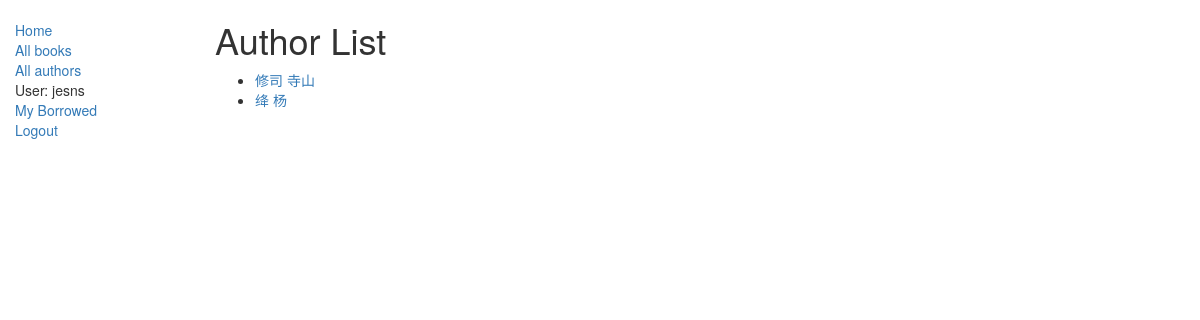
Page /catalog/authors/ (signed in) on the earlier database version.
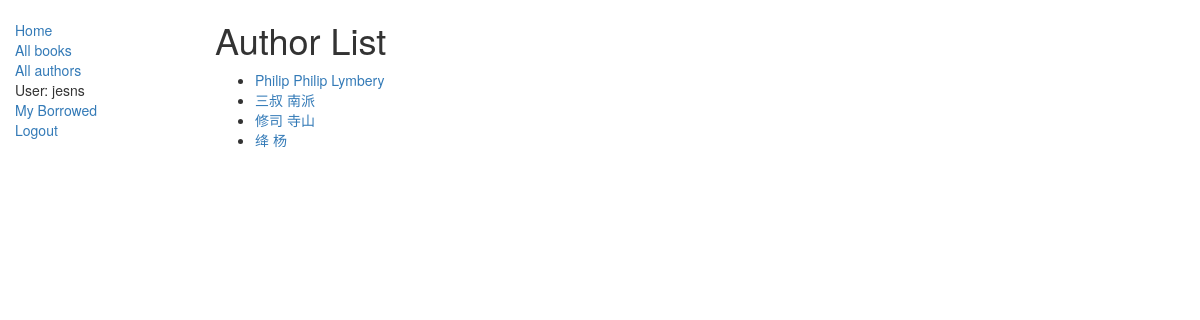
Same page on the later database version.
### catalog/models.py (models this page shows, shortened)
class Author(models.Model):
    first_name = models.CharField(max_length=100)
    last_name = models.CharField(max_length=100)
    date_of_birth = models.DateField(null=True, blank=True)
    date_of_death = models.DateField('died', null=True, blank=True)
    class Meta:
        ordering = ['last_name', 'first_name']
    def get_absolute_url(self):
        return reverse('author-detail', args=[str(self.id)])

### catalog/views.py (the view)
# urls.py: path('authors/', views.AuthorListView.as_view(), name='authors'),
class AuthorListView(generic.ListView):
    model = Author

### catalog/templates/catalog/author_list.html
{% extends "base_generic.html" %}
{% block content %}
    <h1>Author List</h1>
    {% if author_list %}
    <ul>
      {% for author in author_list %}
      <li>
        <a href="{{ author.get_absolute_url }}">{{ author.first_name }} {{author.last_name}}</a>
      </li>
      {% endfor %}
    </ul>
    {% else %}
      <p>There are no books in the library.</p>
    {% endif %}
{% endblock %}

Differences in the rows shown:
added Author: first_name "Philip", last_name "Philip Lymbery"
added Author: first_name "三叔", last_name "南派"
